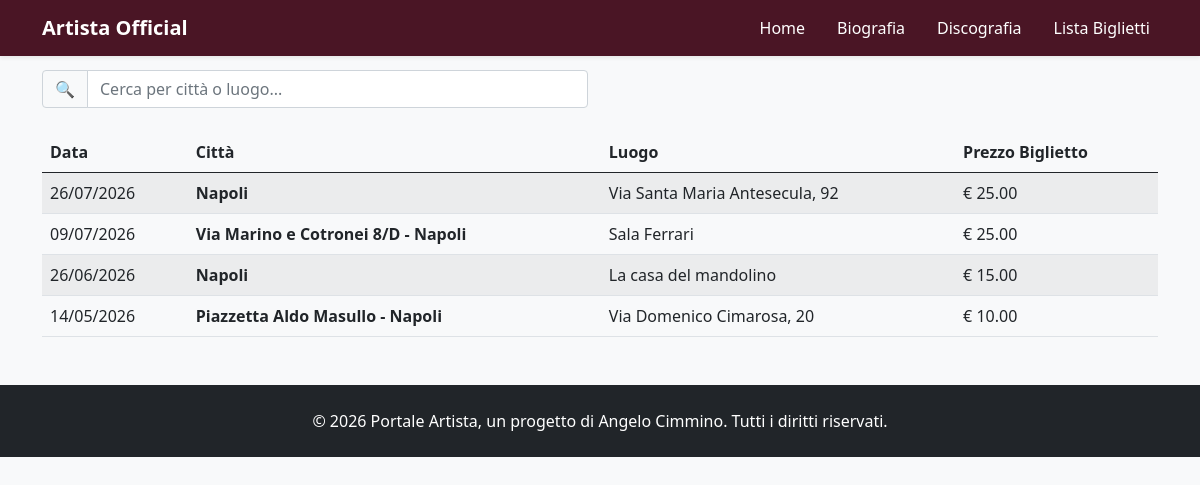
/concerti/, run on the app's committed database.
### tributo/models.py (models this page shows, shortened)
class Concerto(models.Model):
    luogo = models.CharField(max_length=200)
    citta = models.CharField(max_length=100)
    data = models.DateField()
    locandina = models.ImageField(upload_to='locandine/', blank=True, null=True)
    prezzo = models.DecimalField(max_digits=6, decimal_places=2, default=25.00)

### tributo/views.py (the view)
# urls.py: path('concerti/', views.ConcertoListView.as_view(), name='concerto_list'),
class ConcertoListView(ListView):
    model = Concerto
    template_name = 'tributo/concerto_list.html'
    context_object_name = 'concerti'
    ordering = ['-data'] # Mostra prima i concerti più recenti o futuri

### tributo/templates/tributo/concerto_list.html (shortened to what this page needs)
{% extends 'tributo/base.html' %}
{% block content %}
<div class="container mt-4">
    <h2>Gestione Concerti</h2>
    <div class="d-flex justify-content-between align-items-center mb-3 row">
        <div class="col-md-6 col-sm-12 mb-2">
            <div class="input-group">
                <span class="input-group-text bg-light text-muted" id="search-addon">🔍</span>
                <input type="text" id="search-input" class="form-control" placeholder="Cerca per città o luogo...">
            </div>
        </div>
    </div>
    <table class="table table-striped align-middle">
        <thead>
            <tr>
                <th>Data</th>
                <th>Città</th>
                <th>Luogo</th>
                <th>Prezzo Biglietto</th>
            </tr>
        </thead>
        <tbody id="concerti-table">
            {% for concerto in concerti %}
            <tr class="concerto-row" data-search="{{ concerto.citta|lower }} {{ concerto.luogo|lower }}">
                <td>{{ concerto.data|date:"d/m/Y" }}</td>
                <td><strong>{{ concerto.citta }}</strong></td>
                <td>{{ concerto.luogo }}</td>
                <td>€ {{ concerto.prezzo }}</td>
            </tr>
            {% empty %}
            <tr><td colspan="5" class="text-center text-muted">Nessun concerto in programma.</td></tr>
            {% endfor %}
        </tbody>
    </table>
</div>
{% endblock %}

### tributo/templates/tributo/base.html (style rules this page uses)
body { background-color: #f8f9fa; color: #212529; }

### data on the page
Concerto: data "26/07/2026", citta "Napoli", luogo "Via Santa Maria Antesecula, 92", prezzo "25.00"
Concerto: data "09/07/2026", citta "Via Marino e Cotronei 8/D - Napoli", luogo "Sala Ferrari", prezzo "25.00"
Concerto: data "26/06/2026", citta "Napoli", luogo "La casa del mandolino", prezzo "15.00"
Concerto: data "14/05/2026", citta "Piazzetta Aldo Masullo - Napoli", luogo "Via Domenico Cimarosa, 20", prezzo "10.00"
